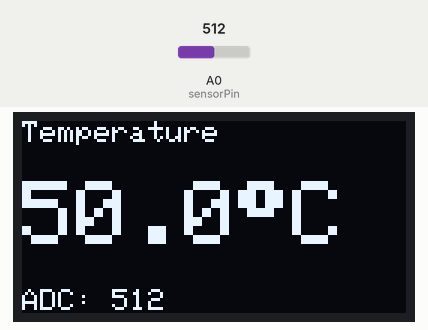
The program below on a simulated Arduino Uno, built with avr-gcc and run on an emulated ATmega328P. Shown: 128×64 one-colour display. The test bench sets the inputs (shaded band); at power-on: A0 (sensorPin) = 512. What the program prints to the serial monitor is not drawn.

Above: at 1.3 s.
1.4 s: A0 (sensorPin) set to 716
At 2.4 s:
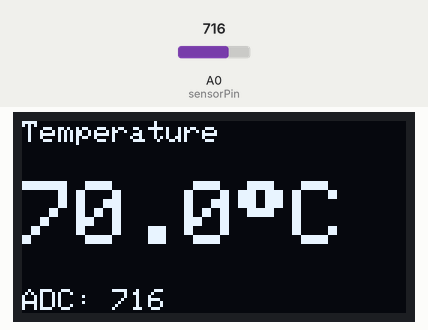
3.0 s: A0 (sensorPin) set to 900
At 3.5 s:
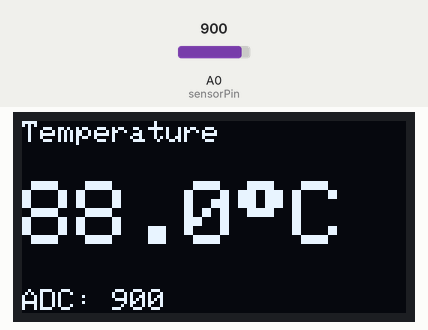
4.5 s: A0 (sensorPin) set to 1023
At 5.9 s:
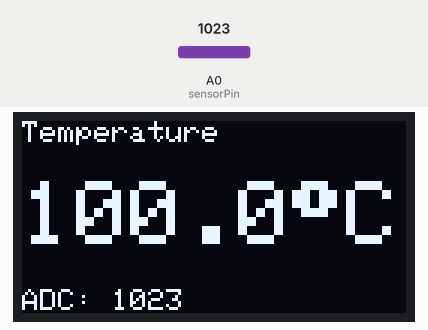
Timing chart, 0 to 7.5 s (numbered marks = the images above; inputs shaded):
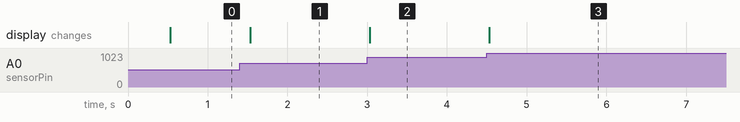

Measured:
- after the input at 1.4 s, the display: changes after 0.13 s (image 1)
- after the input at 3.0 s, the display: changes at once (image 2)
- after the input at 4.5 s, the display: changes at once (image 3)

The program:

main.cpp
```cpp
#include <Arduino.h>

#include "app/TemperatureMonitor.h"

constexpr uint8_t sensorPin = A0;
constexpr uint8_t samplesPerReading = 8;
constexpr uint8_t screenWidth = 128;
constexpr uint8_t screenHeight = 64;
constexpr uint8_t oledAddress = 0x3C;
constexpr uint16_t readIntervalMs = 500;
constexpr uint32_t serialBaudRate = 115200;

// Placeholder calibration: the ADC range maps linearly to this range until the real sensor curve is defined.
constexpr float temperatureAtAdcMinC = 0.0f;
constexpr float temperatureAtAdcMaxC = 100.0f;

AnalogSensor sensor(sensorPin, samplesPerReading);
TemperatureConverter converter(AnalogSensor::adcMaxValue, temperatureAtAdcMinC, temperatureAtAdcMaxC);
TemperatureDisplay display(screenWidth, screenHeight, oledAddress);
SerialLogger logger(serialBaudRate);
TemperatureMonitor monitor(sensor, converter, display, logger, readIntervalMs);

/**
 * @brief Arduino entry point: starts the temperature monitor.
 */
void setup()
{
  monitor.begin();
}

/**
 * @brief Arduino main loop: gives the monitor a chance to process a reading.
 */
void loop()
{
  monitor.update();
}
```

TemperatureMonitor.cpp
```cpp
#include "TemperatureMonitor.h"

TemperatureMonitor::TemperatureMonitor(AnalogSensor &sensor, TemperatureConverter &converter,
                                       TemperatureDisplay &display, SerialLogger &logger, uint16_t readIntervalMs)
    : sensor(sensor), converter(converter), display(display), logger(logger), readIntervalMs(readIntervalMs)
{
}

void TemperatureMonitor::begin()
{
  logger.begin();
  if (!display.begin())
  {
    halt(F("SSD1306 not found"));
  }
}

void TemperatureMonitor::update()
{
  if (millis() - lastReadMs < readIntervalMs)
    return;
  lastReadMs = millis();
  process_reading();
}

void TemperatureMonitor::process_reading()
{
  uint16_t rawValue = sensor.read_raw();
  float temperatureC = converter.to_celsius(rawValue);
  display.show(temperatureC, rawValue);
  logger.log_reading(temperatureC, rawValue);
}

void TemperatureMonitor::halt(const __FlashStringHelper *message)
{
  logger.log_error(message);
  while (true)
  {
  }
}
```

TemperatureMonitor.h
```cpp
#pragma once

#include "../debug/SerialLogger.h"
#include "../domain/TemperatureConverter.h"
#include "../drivers/AnalogSensor.h"
#include "../drivers/TemperatureDisplay.h"

/**
 * @brief Runs the acquisition cycle: read the sensor, convert to temperature, display and log.
 */
class TemperatureMonitor
{
public:
  /**
   * @brief Wires the monitor to its collaborators, which must outlive it.
   *
   * @param sensor Source of raw ADC readings.
   * @param converter Converts raw readings to degrees Celsius.
   * @param display Shows each reading.
   * @param logger Receives each reading and initialization errors.
   * @param readIntervalMs Time between readings in milliseconds.
   */
  TemperatureMonitor(AnalogSensor &sensor, TemperatureConverter &converter,
                     TemperatureDisplay &display, SerialLogger &logger, uint16_t readIntervalMs);

  /**
   * @brief Starts the logger and the display, halting if the display does not answer.
   */
  void begin();

  /**
   * @brief Processes a reading once readIntervalMs has elapsed; returns immediately otherwise.
   */
  void update();

private:
  AnalogSensor &sensor;
  TemperatureConverter &converter;
  TemperatureDisplay &display;
  SerialLogger &logger;
  uint16_t readIntervalMs;
  uint32_t lastReadMs = 0;

  /**
   * @brief Reads the sensor, converts the value, then displays and logs it.
   */
  void process_reading();

  /**
   * @brief Logs an error and stops execution.
   *
   * @param message Error text, wrapped with F().
   */
  void halt(const __FlashStringHelper *message);
};
```

SerialLogger.cpp
```cpp
#include "SerialLogger.h"

SerialLogger::SerialLogger(uint32_t baudRate)
    : baudRate(baudRate)
{
}

void SerialLogger::begin()
{
  Serial.begin(baudRate);
}

void SerialLogger::log_reading(float temperatureC, uint16_t rawValue)
{
  Serial.print(F("raw="));
  Serial.print(rawValue);
  Serial.print(F(" temperatureC="));
  Serial.println(temperatureC, 1);
}

void SerialLogger::log_error(const __FlashStringHelper *message)
{
  Serial.print(F("error: "));
  Serial.println(message);
}
```

SerialLogger.h
```cpp
#pragma once

#include <Arduino.h>

/**
 * @brief Writes debug messages to the serial port.
 */
class SerialLogger
{
public:
  /**
   * @brief Configures the serial baud rate.
   *
   * @param baudRate Serial speed in bits per second.
   */
  explicit SerialLogger(uint32_t baudRate);

  /**
   * @brief Opens the serial port.
   */
  void begin();

  /**
   * @brief Logs a sensor reading.
   *
   * @param temperatureC Temperature in degrees Celsius.
   * @param rawValue ADC value the temperature was computed from.
   */
  void log_reading(float temperatureC, uint16_t rawValue);

  /**
   * @brief Logs an error message stored in flash.
   *
   * @param message Error text, wrapped with F().
   */
  void log_error(const __FlashStringHelper *message);

private:
  uint32_t baudRate;
};
```

TemperatureConverter.cpp
```cpp
#include "TemperatureConverter.h"

TemperatureConverter::TemperatureConverter(uint16_t adcMaxValue, float temperatureAtAdcMinC, float temperatureAtAdcMaxC)
    : adcMaxValue(adcMaxValue), temperatureAtAdcMinC(temperatureAtAdcMinC), temperatureAtAdcMaxC(temperatureAtAdcMaxC)
{
}

float TemperatureConverter::to_celsius(uint16_t rawValue) const
{
  return temperatureAtAdcMinC + (temperatureAtAdcMaxC - temperatureAtAdcMinC) * rawValue / adcMaxValue;
}
```

TemperatureConverter.h
```cpp
#pragma once

#include <stdint.h>

/**
 * @brief Converts raw ADC values to temperature using a linear calibration range.
 */
class TemperatureConverter
{
public:
  /**
   * @brief Defines the calibration: 0 maps to temperatureAtAdcMinC and adcMaxValue to temperatureAtAdcMaxC.
   *
   * @param adcMaxValue Largest value the ADC can return.
   * @param temperatureAtAdcMinC Temperature in degrees Celsius at ADC value 0.
   * @param temperatureAtAdcMaxC Temperature in degrees Celsius at adcMaxValue.
   */
  TemperatureConverter(uint16_t adcMaxValue, float temperatureAtAdcMinC, float temperatureAtAdcMaxC);

  /**
   * @brief Converts a raw ADC value to temperature.
   *
   * @param rawValue ADC value, from 0 to adcMaxValue.
   * @return Temperature in degrees Celsius.
   */
  float to_celsius(uint16_t rawValue) const;

private:
  uint16_t adcMaxValue;
  float temperatureAtAdcMinC;
  float temperatureAtAdcMaxC;
};
```

AnalogSensor.cpp
```cpp
#include "AnalogSensor.h"

AnalogSensor::AnalogSensor(uint8_t pin, uint8_t samplesPerReading)
    : pin(pin), samplesPerReading(samplesPerReading)
{
}

uint16_t AnalogSensor::read_raw() const
{
  uint32_t sum = 0;
  for (uint8_t i = 0; i < samplesPerReading; i++)
  {
    sum += analogRead(pin);
  }
  return sum / samplesPerReading;
}
```

AnalogSensor.h
```cpp
#pragma once

#include <Arduino.h>

/**
 * @brief Reads an analog input of the MCU, averaging samples to reduce noise.
 */
class AnalogSensor
{
public:
  static constexpr uint16_t adcMaxValue = 1023;

  /**
   * @brief Binds the sensor to an analog pin.
   *
   * @param pin Analog pin the sensor output is connected to.
   * @param samplesPerReading Number of ADC samples averaged in each reading.
   */
  AnalogSensor(uint8_t pin, uint8_t samplesPerReading);

  /**
   * @brief Reads the sensor, averaging samplesPerReading ADC samples.
   *
   * @return Averaged ADC value, from 0 to adcMaxValue.
   */
  uint16_t read_raw() const;

private:
  uint8_t pin;
  uint8_t samplesPerReading;
};
```

TemperatureDisplay.cpp
```cpp
#include "TemperatureDisplay.h"

TemperatureDisplay::TemperatureDisplay(uint8_t width, uint8_t height, uint8_t i2cAddress)
    : oled(width, height, &Wire, resetPin), i2cAddress(i2cAddress)
{
}

bool TemperatureDisplay::begin()
{
  if (!oled.begin(SSD1306_SWITCHCAPVCC, i2cAddress))
  {
    return false;
  }
  oled.cp437(true);
  oled.setTextColor(SSD1306_WHITE);
  return true;
}

void TemperatureDisplay::show(float temperatureC, uint16_t rawValue)
{
  oled.clearDisplay();
  draw_title();
  draw_temperature(temperatureC);
  draw_raw_value(rawValue);
  oled.display();
}

void TemperatureDisplay::draw_title()
{
  oled.setTextSize(1);
  oled.setCursor(0, 0);
  oled.print(F("Temperature"));
}

void TemperatureDisplay::draw_temperature(float temperatureC)
{
  oled.setTextSize(3);
  oled.setCursor(0, 20);
  oled.print(temperatureC, 1);
  oled.print(degreeSymbol);
  oled.print('C');
}

void TemperatureDisplay::draw_raw_value(uint16_t rawValue)
{
  oled.setTextSize(1);
  oled.setCursor(0, 56);
  oled.print(F("ADC: "));
  oled.print(rawValue);
}
```

TemperatureDisplay.h
```cpp
#pragma once

#include <Adafruit_SSD1306.h>

/**
 * @brief Shows temperature readings on an SSD1306 OLED connected over I2C.
 */
class TemperatureDisplay
{
public:
  /**
   * @brief Configures the display geometry and I2C address.
   *
   * @param width Display width in pixels.
   * @param height Display height in pixels.
   * @param i2cAddress I2C address of the SSD1306.
   */
  TemperatureDisplay(uint8_t width, uint8_t height, uint8_t i2cAddress);

  /**
   * @brief Initializes the OLED and allocates its frame buffer.
   *
   * @return true if the display answered on the I2C bus.
   */
  bool begin();

  /**
   * @brief Draws the temperature in large digits and the raw ADC value below it.
   *
   * @param temperatureC Temperature in degrees Celsius.
   * @param rawValue ADC value the temperature was computed from.
   */
  void show(float temperatureC, uint16_t rawValue);

private:
  static constexpr int8_t resetPin = -1;
  static constexpr char degreeSymbol = static_cast<char>(0xF8);

  Adafruit_SSD1306 oled;
  uint8_t i2cAddress;

  /**
   * @brief Draws the screen title on the top line.
   */
  void draw_title();

  /**
   * @brief Draws the temperature in large digits, followed by the unit.
   *
   * @param temperatureC Temperature in degrees Celsius.
   */
  void draw_temperature(float temperatureC);

  /**
   * @brief Draws the raw ADC value on the bottom line.
   *
   * @param rawValue ADC value to display.
   */
  void draw_raw_value(uint16_t rawValue);
};
```
